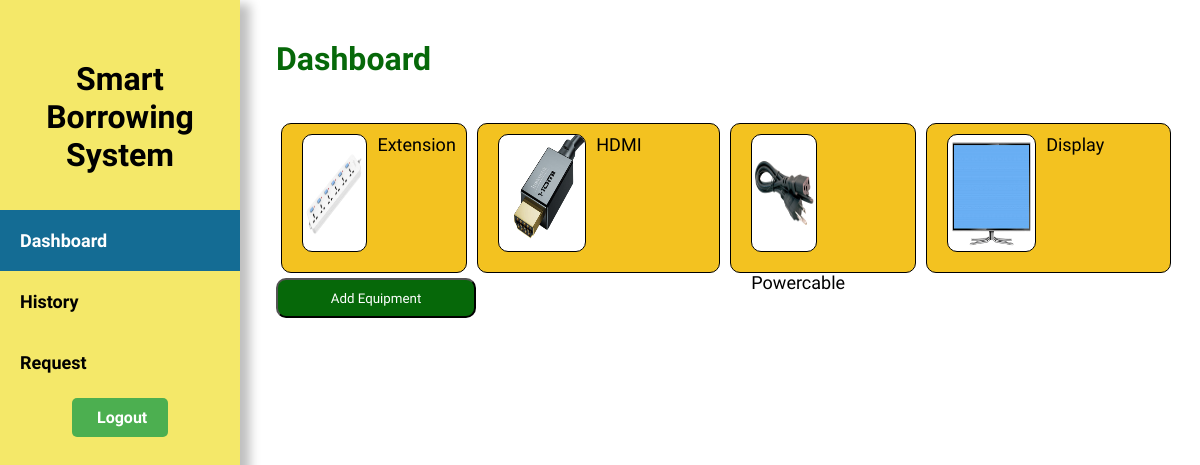
The app's page /dashboard.php (signed in) with its own data.
### tables this page shows
CREATE TABLE `equipment` (
  `id` int(11) NOT NULL,
  `equipment` varchar(255) DEFAULT NULL,
  `type` varchar(255) NOT NULL,
  `image_path` varchar(255) NOT NULL,
  `department` varchar(255) DEFAULT NULL
);

### dashboard.php (the view, shortened to what this page needs)
<?php
$department = isset($_SESSION['department']) ? $_SESSION['department'] : "default";
?>
<!DOCTYPE html>
<html lang="en">
<head>
    <link rel="stylesheet" href="stylesheet/sidenav.css">
    <link rel="stylesheet" href="stylesheet/dashboard.css">
</head>
<body>
    <div class="sidenav">
        <h1 class="header">Smart Borrowing System</h1>
        <li class="links">
            <a href="dashboard.php" class="active">Dashboard</a>
            <a href="history.php">History</a>
            <a href="request.php">Request <span id="noti_number" class="noti_number"></span></a>
        </li>
        <div class="btnContainer">
            <button class="logoutBtn" id="logout" type="button">Logout</button>
        </div>
    </div>
    <div class="dashboard">
        <h1 class="dashboardHeader">Dashboard</h1>
        <div class="grid">
    <?php
    $servername = "localhost";
    $username = "root";
    $password = "";
    $dbname = "ResourceTracking";
    $conn = new mysqli($servername, $username, $password, $dbname);
    $sql = "SELECT DISTINCT type FROM equipment WHERE department = '$department'";
    $result = $conn->query($sql);
    while ($row = $result->fetch_assoc()) {
        $type = $row['type'];
        $sqlExample = "SELECT * FROM equipment WHERE department = '$department' AND type = '$type' LIMIT 1";
        $resultExample = $conn->query($sqlExample);
        if ($rowExample = $resultExample->fetch_assoc()) {
            echo '<div class="grid-item" onclick="fetchEquipment(\'' . htmlspecialchars($rowExample['type']) . '\')">';
            echo '<img src="' . htmlspecialchars($rowExample['image_path']) . '" alt="Equipment Image" class="img-container">';
            echo '<div class="itemText">';
            echo '<p> ' . htmlspecialchars($rowExample['type']) . '</p>';
            echo '</div>';
            echo '</div>';
        }
    }
    ?>
</div>
<div class="addbtn">
        <a href="additem.php"><input type="button" class="btn" value="Add Equipment"></a>
    </div>
</div>
</body>
</html>

### stylesheet/sidenav.css (style rules this page uses)
* { box-sizing: border-box; margin: 0; padding: 0; font-family: 'Mooli', sans-serif; }
.sidenav { width: 20%; height: 100%; position: fixed; top: 0; left: 0; padding-top: 30px; box-shadow: 10px 4px 10px 0px rgba(0, 0, 0, 0.25); }
.header { text-align: center; padding-top: 30px; margin-bottom: 15%; }
li { list-style: none; margin-bottom: 5px; }
li a { display: block; font-size: 18px; text-decoration: none; color: black; font-weight: 700; padding: 20px; }
.btnContainer { display: flex; }
.logoutBtn { cursor: pointer; padding:10px 25px; background-color: #4CAF50; border-radius: 5px; font-size: 16px; color: white; font-weight: bold; border: none; margin: auto; width: 40%; }
li a.active { background-color: #146C94; color: white; }

### stylesheet/dashboard.css (style rules this page uses)
.dashboard { margin-top: 40px; margin-left: 23%; width: 75%; }
.dashboardHeader { color: #066809; margin-bottom: 40px; }
.grid { display: grid; grid-template-columns: auto auto auto auto; column-gap: 10px; row-gap: 10px; }
.grid-item { background-color: #f3c220; cursor: pointer; border-radius: 10px; height: 150px; border: 1px solid black; font-size: 18px; padding-left: 20px; float: left; }
.grid { padding: 5px; }
.img-container { background-color: white; border-radius: 10px; float: left; margin: 10px 0 20px; border: 1px solid black; height: 80%; width: 40%; margin-right: 10px; }
.itemText { margin-top: 10px; }
.itemText P { margin: 5px 0; }
.btn { background-color: #066809; color: white; height: 40px; width: 200px; border-radius: 10px; }

### records on screen
equipment: image_path (picture), type "Extension"
equipment: image_path (picture), type "HDMI"
equipment: image_path (picture), type "Powercable"
equipment: image_path (picture), type "Display"
